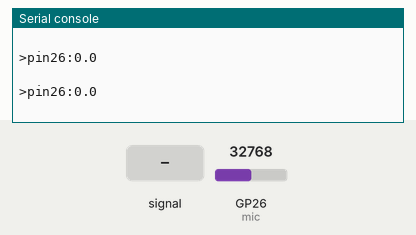
The program below on a simulated Raspberry Pi Pico running CircuitPython. Parts: the last lines printed to the serial console. The test bench sets the inputs (shaded band); at power-on: GP26 (mic) = 32768 (analog values on the 0–65535 scale).

Above: at 1.2 s.
1.3 s: GP26 (mic) fed a 200 Hz sine of ±5242 counts around its level
2.8 s: GP26 (mic) fed a 1000 Hz sine of ±16383 counts around its level
4.3 s: GP26 (mic) set to 57670
At 4.44 s:
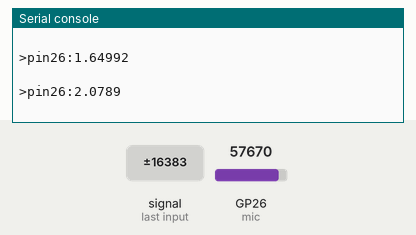
5.8 s: GP26 (mic) set to 65535
At 5.97 s:
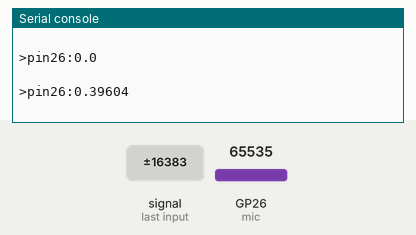
Timing chart, 0 to 8.3 s (numbered marks = the images above; inputs shaded):
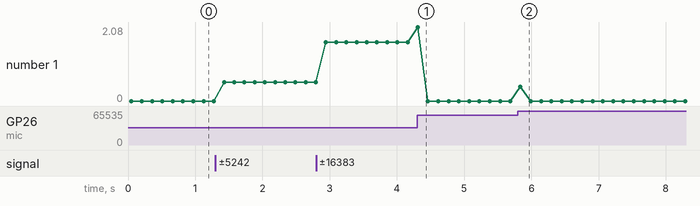

Measured:
- after the input at 4.3 s, the serial console: prints a new line at once (image 1)
- after the input at 5.8 s, the serial console: prints a new line at once (image 2)
- plotted number 1: 0 → 0.53 after the input at 1.3 s, 0.53 → 1.65 after the input at 2.8 s, 1.65 → 0 after the input at 4.3 s

The program:

code.py
```python
## Датчик шума на Pico (code_noise_sensor.py)

import time
import board
import analogio

# Настройка аналогового входа на пин GP26 (ADC0)
mic = analogio.AnalogIn(board.GP26)

# Длительность окна замера в секундах (50 мс)
SAMPLE_WINDOW = 0.05

while True:
    start_time = time.monotonic()

    # Инициализируем переменные экстремумов
    signal_min = 65535
    signal_max = 0

    # Собираем данные в течение 50 миллисекунд
    while time.monotonic() - start_time < SAMPLE_WINDOW:
        sample = mic.value

        # Поиск минимального значения волны
        if sample < signal_min:
            signal_min = sample

        # Поиск максимального значения волны
        if sample > signal_max:
            signal_max = sample

    # Вычисляем размах амплитуды (Peak-to-Peak)
    peak_to_peak = signal_max - signal_min

    # Переводим амплитуду в вольты (от 0.0 В до 3.3 В)
    volts = (peak_to_peak * 3.3) / 65535

    # Вывод уровня шума в консоль
    # Можно открыть Plotter в Mu Editor для просмотра графика
    print(f">pin26:{volts}\r\n")
    # print((volts,))

    # Небольшая пауза между замерами шума
    time.sleep(0.1)
```
